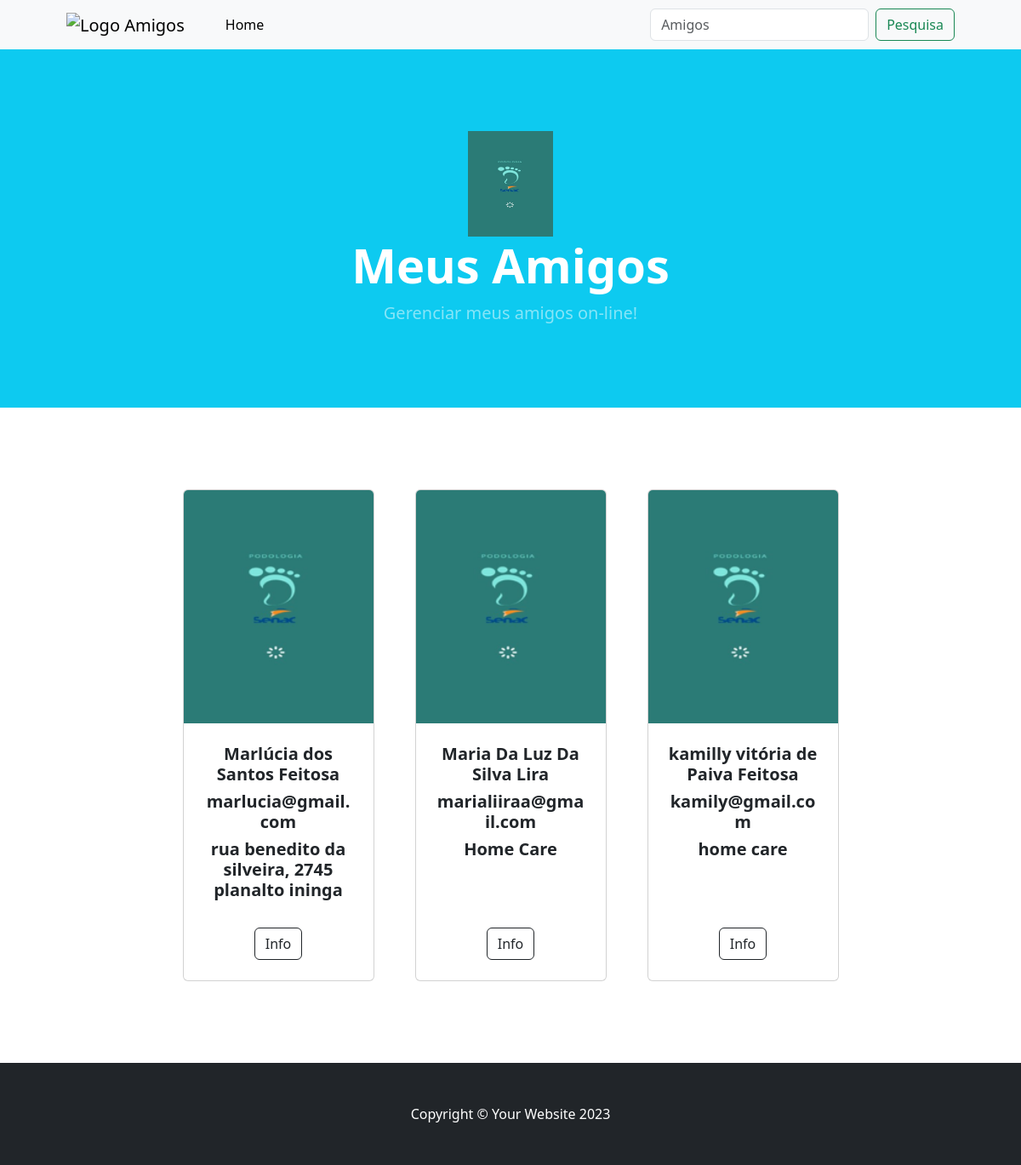
The page / on the database its author committed.
### contato/models.py (models this page shows, shortened)
class Amigo(models.Model):
    nome = models.CharField("Nome", max_length=200)
    email = models.EmailField("Email", max_length=100)
    info = models.TextField("Informações", blank=True)
    whatsapp = models.CharField("Whatsapp", max_length=15, blank=True)
    endereco = models.CharField("Endereço", max_length=200, blank=True)
    nascimento = models.DateField("Data de nascimento", blank=True, null=True)
    avatar = models.ImageField("Avatar", upload_to="avatares", blank=True, null=True)

### contato/views.py (the view)
# urls.py: path("", index, name="index"),
def index(request):
    if request.GET.get("q"):
        amigos = Amigo.objects.filter(nome__icontains=request.GET["q"])
    else:
        amigos = Amigo.objects.all()
    return render(request, "index.html", {"amigos": amigos})

### templates/index.html (shortened to what this page needs)
{% load static %}
<!DOCTYPE html>
<html lang="pt-br">
<head>
    <link href="https://cdn.jsdelivr.net/npm/bootstrap-icons@1.5.0/font/bootstrap-icons.css" rel="stylesheet" />
    <link href="https://cdn.jsdelivr.net/npm/bootstrap@5.3.2/dist/css/bootstrap.min.css" rel="stylesheet"
>
</head>
<body>
    <nav class="navbar navbar-expand-lg navbar-light bg-light">
        <div class="container px-4 px-lg-5">
            <a class="navbar-brand" href="#!"><img src="{% static 'img/amigos.png' %}" width="30" alt="Logo Amigos"></a>
            <div class="collapse navbar-collapse" id="navbarSupportedContent">
                <ul class="navbar-nav me-auto mb-2 mb-lg-0 ms-lg-4">
                    <li class="nav-item"><a class="nav-link active" aria-current="page"
                            href="{% url 'index' %}">Home</a></li>
                </ul>
                <form class="d-flex" role="search" action="{% url 'index' %}" method="get">
                    <input class="form-control me-2" type="search" placeholder="Amigos" aria-label="Search" name="q">
                    <button class="btn btn-outline-success" type="submit">Pesquisa</button>
                </form>
            </div>
        </div>
    </nav>
    <header class="bg-info py-5">
        <div class="container px-4 px-lg-5 my-5">
            <div class="text-center text-white">
                <img src="{% static 'img/foto.png' %}" alt="" width="100">
                <h1 class="display-4 fw-bolder">Meus Amigos</h1>
                <p class="lead fw-normal text-white-50 mb-0">Gerenciar meus amigos on-line!</p>
            </div>
        </div>
    </header>
    <section class="py-5">
        <div class="container px-4 px-lg-5 mt-5">
            <div class="row gx-4 gx-lg-5 row-cols-2 row-cols-md-3 row-cols-xl-4 justify-content-center">
                {% for amigo in amigos %}
                <div class="col mb-5">
                    <div class="card h-100">
                        <img class="card-img-top" src="{{ amigo.avatar.url }}" alt="..." />
                        <div class="card-body p-4">
                            <div class="text-center">
                                <h5 class="fw-bolder">{{ amigo.nome}}</h5>
                                <h5 class="fw-bolder">{{ amigo.email}}</h5>
                                <h5 class="fw-bolder">{{ amigo.endereco}}</h5>
                            </div>
                        </div>
                        <div class="card-footer p-4 pt-0 border-top-0 bg-transparent">
                            <div class="text-center"><a class="btn btn-outline-dark mt-auto"
                                    href="{% url 'detalhar' amigo.id %}">Info</a>
                            </div>
                        </div>
                    </div>
                </div>
                {% endfor %}
            </div>
        </div>
    </section>
    <footer class="py-5 bg-dark">
        <div class="container">
            <p class="m-0 text-center text-white">Copyright &copy; Your Website 2023</p>
        </div>
    </footer>
</body>
</html>

### rows shown on the page
Amigo: avatar (picture), nome "Marlúcia dos Santos Feitosa", email "marlucia@gmail.com", endereco "rua benedito da silveira, 2745 planalto ininga"
Amigo: avatar (picture), nome "Maria Da Luz Da Silva Lira", email "marialiiraa@gmail.com", endereco "Home Care"
Amigo: avatar (picture), nome "kamilly vitória de Paiva Feitosa", email "kamily@gmail.com", endereco "home care"
